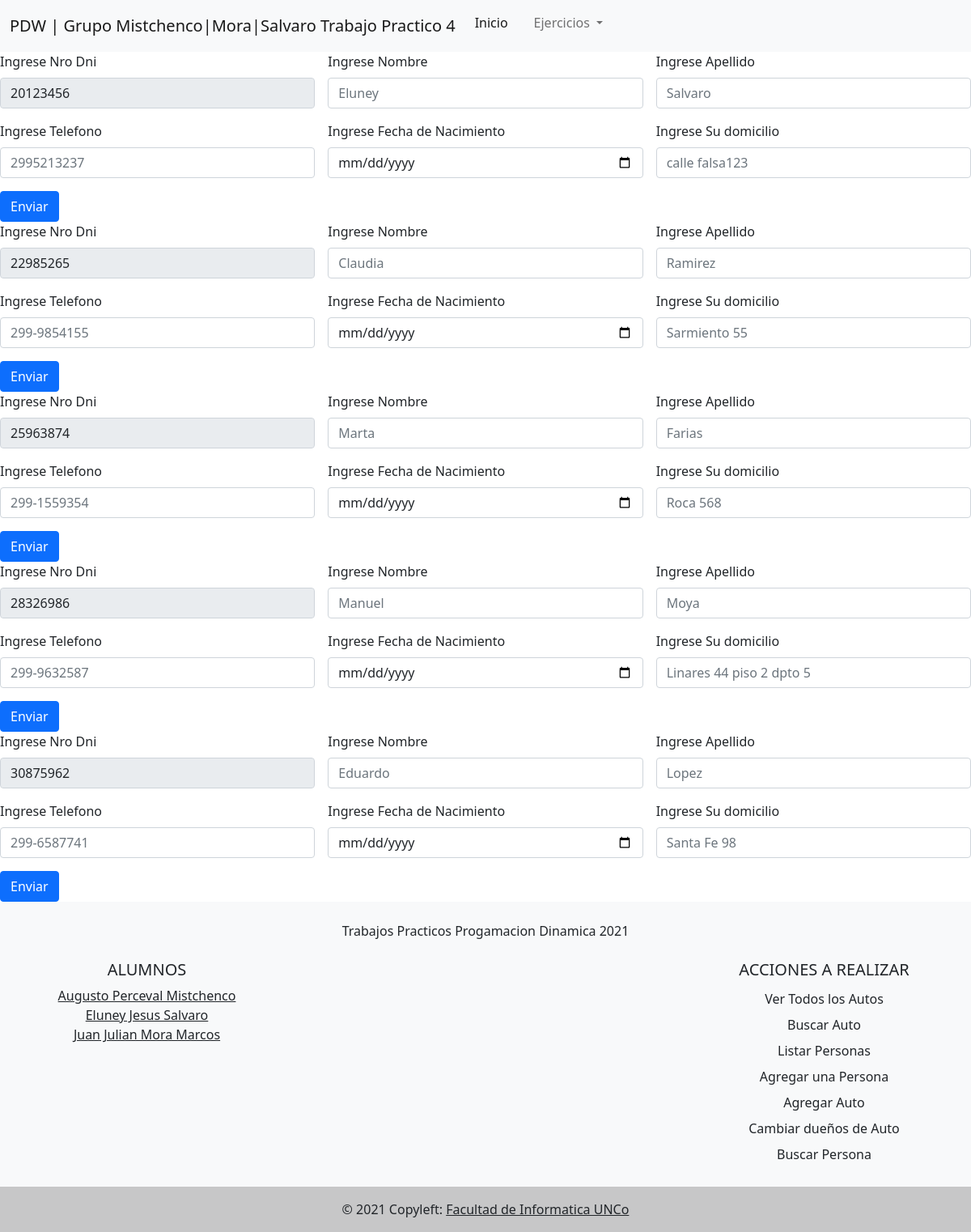
/tp4/vista/accion/accionBuscarPersona.php, run on the app's committed database.
### tables this page shows
CREATE TABLE `persona` (
  `nroDni` varchar(10) NOT NULL,
  `apellido` varchar(50) NOT NULL,
  `nombre` varchar(50) NOT NULL,
  `fechaNac` date NOT NULL,
  `telefono` varchar(20) NOT NULL,
  `domicilio` varchar(200) NOT NULL
);

### tp4/utiles/funciones.php (called while the page is built, shortened)
<?php
function data_submitted() {
    $_AAux= array();
        return $_AAux;
}
spl_autoload_register(function ($clase) {
    $directorys = array(
        $GLOBALS['ROOT'].'modelo/',
        $GLOBALS['ROOT'].'modelo/conector/',
        $GLOBALS['ROOT'].'control/');
})
?>

### tp4/modelo/persona.php (called while the page is built, shortened)
<?php
class persona
{
    private $nroDni;
    private $apellido;
    private $nombre;
    private $fechaNac;
    private $telefono;
    private $domicilio;
    public function __construct()
    {
        $this->nroDni = "";
        $this->apellido = "";
        $this->fechaNac = "";
        $this->telefono = "";
        $this->domicilio = "";
    }
    public function getNroDni()
    {
        return $this->nroDni;
    }
    public function setNroDni($nroDni)
    {
        $this->nroDni = $nroDni;
    }
    public function getApellido()
    {
        return $this->apellido;
    }
    public function setApellido($apellido)
    {
        $this->apellido = $apellido;
    }
    public function getNombre()
    {
        return $this->nombre;
    }
    public function setNombre($nombre)
    {
        $this->nombre = $nombre;
    }
    public function getFechaNac()
    {
        return $this->fechaNac;
    }
    public function setFechaNac($fechaNac)
    {
        $this->fechaNac = $fechaNac;
    }
    public function getTelefono()
    {
        return $this->telefono;
    }
    public function setTelefono($telefono)
    {
        $this->telefono = $telefono;
    }
    public function getDomicilio()
    {
        return $this->domicilio;
    }
    public function setDomicilio($domicilio)
    {
        $this->domicilio = $domicilio;
    }
    public static function listar($parametro = "")
    {
        $arreglo = array();
        $base = new BaseDatos();
        $sql = "SELECT * FROM persona ";
        if ($parametro != "") {
            $sql .= 'WHERE ' . $parametro;
        }
        $res = $base->Ejecutar($sql);
        if ($res > -1) {
            if ($res > 0) {
                while ($row = $base->Registro()) {
                    $obj = new persona();
                    $obj->setear($row['nroDni'], $row['apellido'],$row['nombre'], $row['fechaNac'], $row['telefono'], $row['domicilio']);
                    array_push($arreglo, $obj);
                }
            }
        } else {
        }
        return $arreglo;
    }
}
?>

### tp4/modelo/conector/BaseDatos.php (called while the page is built, shortened)
<?php
class BaseDatos extends PDO
{
    private $indice;
    private $resultado;
    public function __construct()
    {
        $this->indice = 0;
    }
    public function setSQL($e)
    {
        return "\n" . $this->sql = $e;
    }
    public function Ejecutar($sql)
    {
        if (stristr($sql, "select")) {
            $resp =  $this->EjecutarSelect($sql);
        }
        return $resp;
    }
    private function EjecutarSelect($sql)
    {
        $cant = -1;
        $resultado = parent::query($sql);
        if (!$resultado) {
            $this->analizarDebug();
        } else {
            $arregloResult = $resultado->fetchAll();
            $cant = count($arregloResult);
        }
        return $cant;
    }
    public function Registro()
    {
        $filaActual = false;
        $indiceActual = $this->getIndice();
        if ($indiceActual >= 0) {
            $filas = $this->getResultado();
            if ($indiceActual < count($filas)) {
                $filaActual =  $filas[$indiceActual];
            } else {
                $this->setIndice(-1);
            }
        }
        return $filaActual;
    }
    private function setIndice($valor)
    {
        $this->indice = $valor;
    }
    private function getIndice()
    {
        return $this->indice;
    }
    private function setResultado($valor)
    {
        $this->resultado = $valor;
    }
    private function getResultado()
    {
        return $this->resultado;
    }
}

### tp4/control/abmpersona.php (called while the page is built, shortened)
<?php
class abmpersona
{
    public function buscar($param)
    {
        $where = " true ";
        $arreglo = persona::listar($where);
        return $arreglo;
    }
}

### tp4/vista/accion/accionBuscarPersona.php (the view, shortened to what this page needs)
<?php
    include_once '../estructura/cabecera.php';
?>
<?php
$datos = data_submitted();
$abmPersona = new abmpersona();
$persona = $abmPersona->buscar($datos);
if (isset($persona)){
    foreach ($persona as $objPersona) {
    echo "
        <form class='row g-3 needs-validation' novalidate action='../ejercicios/ActualizarDatosPersona.php' method='get'>
            <div class='col-md-4'>
                <label for='validationCustom01' class='form-label'>Ingrese Nro Dni</label>
                <input type='text' class='form-control ' readonly  id='nroDni' name='nroDni' value='{$objPersona->getNroDni()}' required>
            <div class='valid-feedback'>
                Looks good!
        </div>
        </div>
        <div class='col-md-4'>
        <label for='validationCustom01' class='form-label'>Ingrese Nombre</label>
        <input type='text' class='form-control' id='nombre' name='nombre' placeholder='{$objPersona->getNombre()}' required>
        <div class='valid-feedback'>
        Looks good!
        </div>
        </div>
        <div class='col-md-4'>
        <label for='validationCustom01' class='form-label'>Ingrese Apellido</label>
        <input type='text' class='form-control' id='apellido' name='apellido' placeholder='{$objPersona->getApellido()}' required>
        <div class='valid-feedback'>
        Looks good!
        </div>
        </div>
        <div class='col-md-4'>
        <label for='validationCustom01' class='form-label'>Ingrese Telefono</label>
        <input type='text' class='form-control' id='telefono' name='telefono' placeholder='{$objPersona->getTelefono()}' required>
        <div class='valid-feedback'>
        Looks good!
        </div>
        </div>
        <div class='col-md-4'>
        <label for='validationCustom01' class='form-label'>Ingrese Fecha de Nacimiento</label>
        <input type='date' class='form-control' id='fechaNac' name='fechaNac' placeholder='{$objPersona->getFechaNac()}' required>
        <div class='valid-feedback'>
        Looks good!
        </div>
        </div>
        <div class='col-md-4'>
        <label for='validationCustom01' class='form-label'>Ingrese Su domicilio</label>
        <input type='text' class='form-control' id='domicilio' name='domicilio' placeholder='{$objPersona->getDomicilio()}' required>
        <div class='valid-feedback'>
        Looks good!
        </div>
        </div>
        <div class='col md-12'>
        <button class='btn btn-primary' type='submit'>Enviar</button>
        </div>
        </form>
        ";
    }
}
?>
<?php
    include_once '../estructura/footer.php';
?>

### data on the page
persona: nroDni "20123456", nombre "Eluney", apellido "Salvaro", telefono "2995213237", domicilio "calle falsa123"
persona: nroDni "22985265", nombre "Claudia", apellido "Ramirez", telefono "299-9854155", domicilio "Sarmiento 55"
persona: nroDni "25963874", nombre "Marta", apellido "Farias", telefono "299-1559354", domicilio "Roca 568"
persona: nroDni "28326986", nombre "Manuel", apellido "Moya", telefono "299-9632587", domicilio "Linares 44 piso 2 dpto 5"
persona: nroDni "30875962", nombre "Eduardo", apellido "Lopez", telefono "299-6587741", domicilio "Santa Fe 98"
